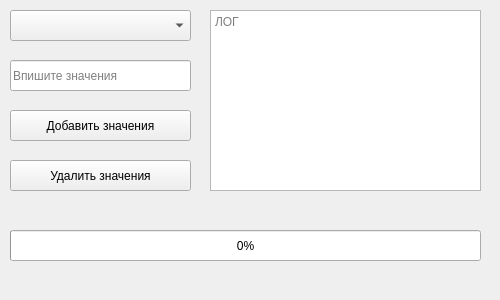
<?xml version="1.0" encoding="UTF-8"?>
<ui version="4.0">
 <class>MainWindow</class>
 <widget class="QMainWindow" name="MainWindow">
  <property name="geometry">
   <rect>
    <x>0</x>
    <y>0</y>
    <width>500</width>
    <height>300</height>
   </rect>
  </property>
  <property name="minimumSize">
   <size>
    <width>500</width>
    <height>300</height>
   </size>
  </property>
  <property name="maximumSize">
   <size>
    <width>500</width>
    <height>300</height>
   </size>
  </property>
  <property name="windowTitle">
   <string>MainWindow</string>
  </property>
  <widget class="QWidget" name="centralwidget">
   <widget class="QComboBox" name="comboBox">
    <property name="geometry">
     <rect>
      <x>10</x>
      <y>10</y>
      <width>181</width>
      <height>31</height>
     </rect>
    </property>
   </widget>
   <widget class="QPlainTextEdit" name="plainTextEdit">
    <property name="geometry">
     <rect>
      <x>210</x>
      <y>10</y>
      <width>271</width>
      <height>181</height>
     </rect>
    </property>
    <property name="cursor" stdset="0">
     <cursorShape>ForbiddenCursor</cursorShape>
    </property>
    <property name="undoRedoEnabled">
     <bool>false</bool>
    </property>
    <property name="readOnly">
     <bool>true</bool>
    </property>
    <property name="placeholderText">
     <string>ЛОГ</string>
    </property>
   </widget>
   <widget class="QLineEdit" name="lineEdit">
    <property name="geometry">
     <rect>
      <x>10</x>
      <y>60</y>
      <width>181</width>
      <height>31</height>
     </rect>
    </property>
    <property name="placeholderText">
     <string>Впишите значения</string>
    </property>
   </widget>
   <widget class="QPushButton" name="pushButton">
    <property name="geometry">
     <rect>
      <x>10</x>
      <y>110</y>
      <width>181</width>
      <height>31</height>
     </rect>
    </property>
    <property name="text">
     <string>Добавить значения</string>
    </property>
   </widget>
   <widget class="QPushButton" name="pushButton_2">
    <property name="geometry">
     <rect>
      <x>10</x>
      <y>160</y>
      <width>181</width>
      <height>31</height>
     </rect>
    </property>
    <property name="text">
     <string>Удалить значения</string>
    </property>
   </widget>
   <widget class="QProgressBar" name="progressBar">
    <property name="geometry">
     <rect>
      <x>10</x>
      <y>230</y>
      <width>471</width>
      <height>31</height>
     </rect>
    </property>
    <property name="value">
     <number>0</number>
    </property>
   </widget>
  </widget>
 </widget>
 <resources/>
 <connections/>
</ui>
